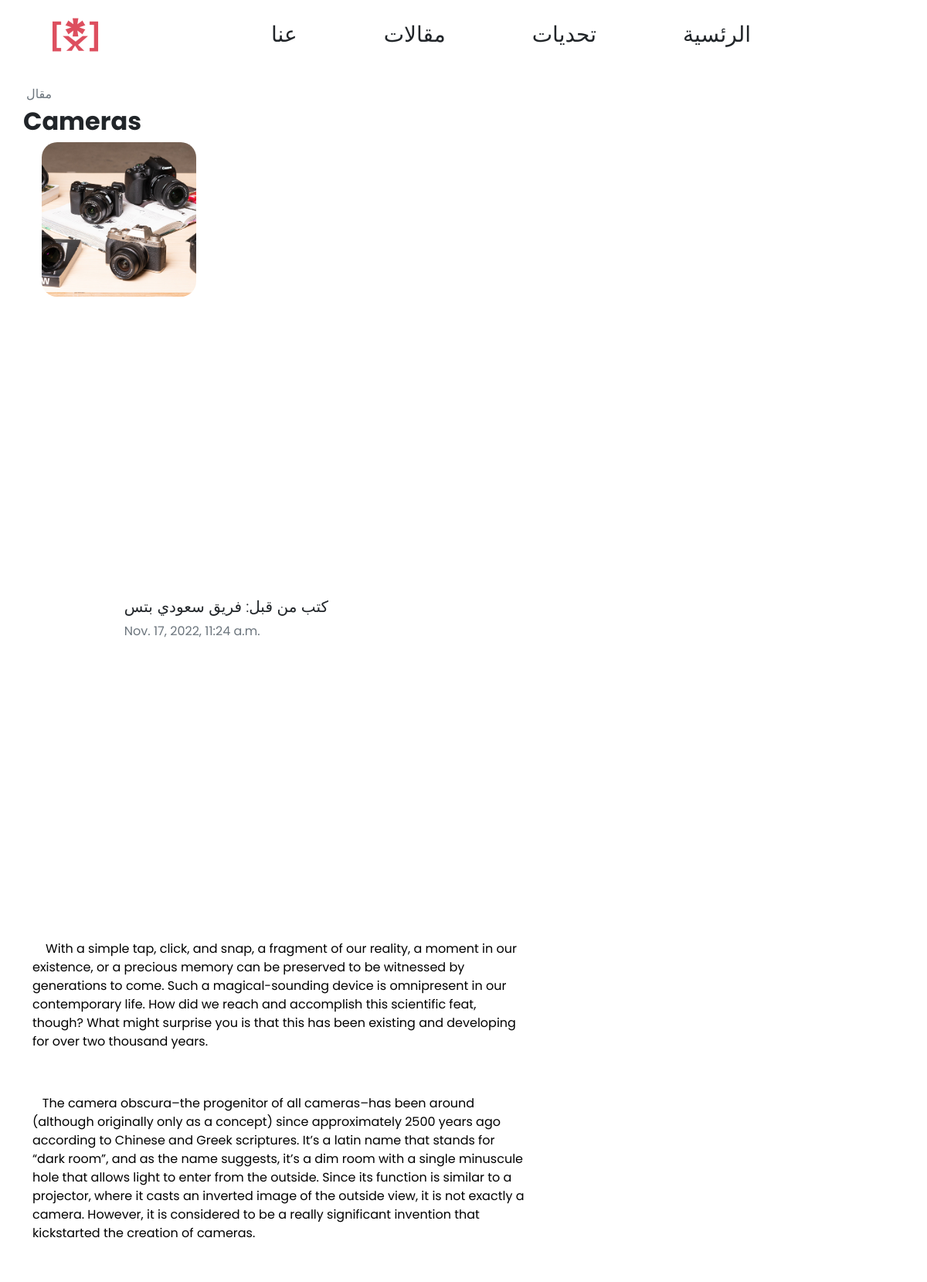
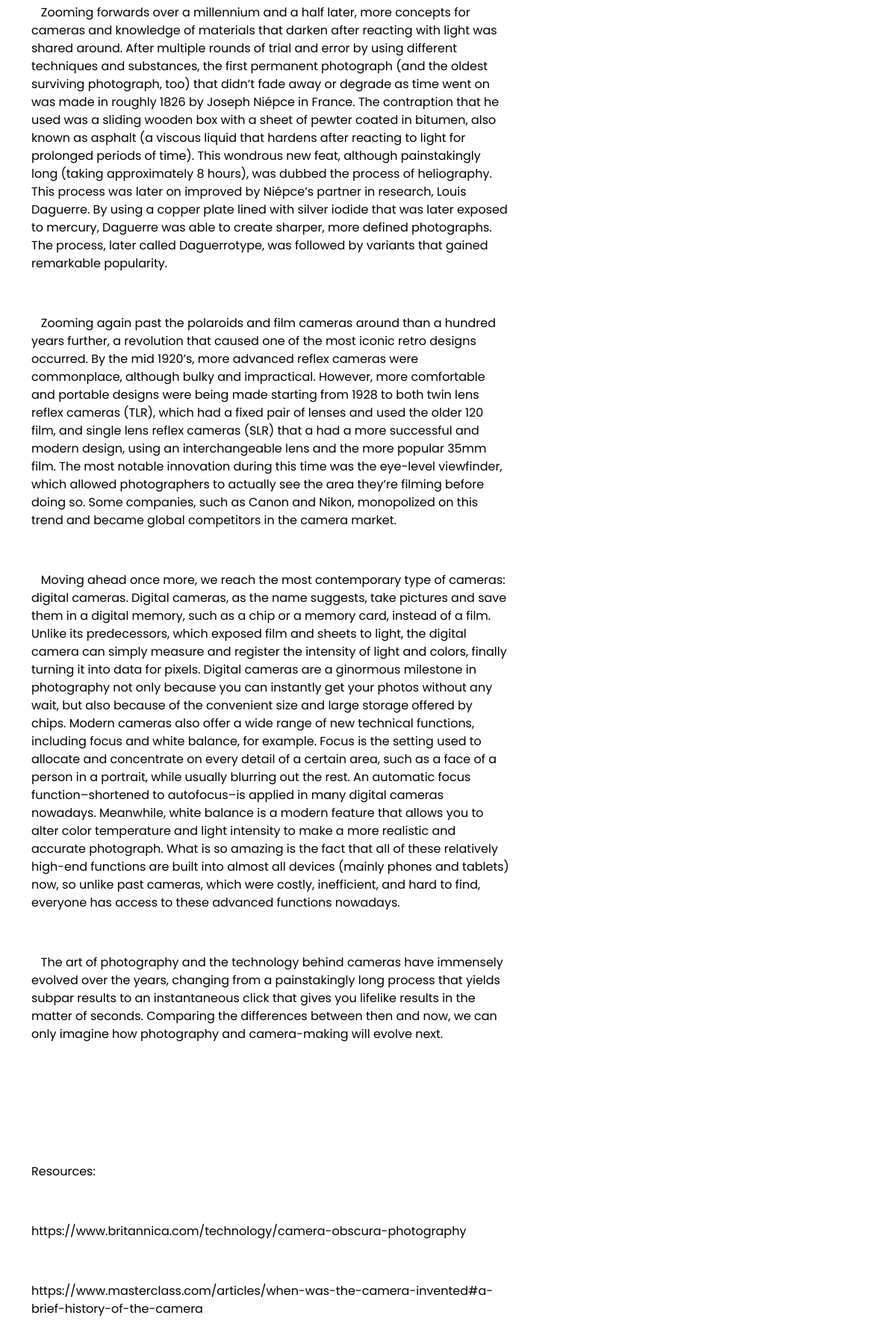
Screenshot of /3/ (upper part) with the database file from the repository (2 pictures, top to bottom).
### articles/models.py (models this page shows, shortened)
class Article(models.Model):
    title = models.CharField(max_length=255, unique=False)
    url = models.SlugField(max_length=255, unique=True)
    author = models.ForeignKey(User, on_delete= models.CASCADE,related_name='blog_posts')
    updated_on = models.DateTimeField(auto_now= True)
    content = RichTextField()
    image = models.ImageField(upload_to='images')
    created_on = models.DateTimeField(auto_now_add=True)
    status = models.IntegerField(choices=STATUS, default=0)
    class Meta:
        ordering = ['-created_on']

### articles/views.py (the view)
# urls.py: path('<slug:pk>/', views.ArticleDetail.as_view(), name='article_detail'),
class ArticleDetail (generic.DetailView):
    model = Article
    template_name = 'main/article_detail.html'

### articles/templates/main/article_detail.html (shortened to what this page needs)
<!DOCTYPE html>
{% load static %}
 {% block content %}
<html lang="en">
<head>
    <link rel="stylesheet" href=" {% static 'styles/style.css' %} ">
    <link rel="stylesheet" href=" {% static 'static/bootstrap.css' %} ">
</head>
<body>
    <section id="Navbar">
        <nav class="navbar navbar-expand-lg">
            <div class="container-fluid justify-content-around">
              <a class="navbar-brand ps-lg-5 ps-0 m-0" href="#"><img src=" {% static 'images/icon.ico' %} " alt="Saudi Bits Logo" style="width:75px; height: 64px;"></a>
                <div class="collapse navbar-collapse justify-content-around poppins" id="navbarNav">
                    <ul class="navbar-nav text-center fs-3">
                    <li class="nav-item mx-xl-5 mx-lg-2">
                        <a class="nav-link text-dark" aria-current="page" href="#">عنا</a>
                    </li>
                    <li class="nav-item mx-xl-5 mx-lg-2">
                        <a class="nav-link text-dark" aria-current="page" href="#">مقالات</a>
                    </li>
                    <li class="nav-item mx-xl-5 mx-lg-2">
                        <a class="nav-link text-dark" href="#">تحديات</a>
                    </li>
                    <li class="nav-item mx-xl-5 mx-lg-2">
                        <a class="nav-link text-dark" href="#">الرئسية</a>
                    </li>
                    </ul>
                </div>
            </div>
          </nav>
    </section>
    <section id="main-body" class="poppins mt-3 p-lg-0 p-3 text-lg-start text-center">
        <div class="container-lg">
            <div class="row justify-content-lg-between justify-content-center">
                <div id="article" class="col-lg-7 col-12 p-0">
                    <p class="lead fs-6 text-muted m-1">
                        مقال
                    </p>
                    <h2 class="fw-bold">
                        {% block title %} {{ object.title }} {% endblock title %}
                    </h2>
                    <div id="picture" class="container-fluid row mb-2 justify-content-lg-between justify-content-center mx-0">
                        <div class="col-10">
                        <img src="/static{{ article.image.url}} " class="connect" alt="..." style="border-radius: 10%; width: 200px; height: 200px; object-fit:cover;">
                        </div>
                    </div>
                    <div id="credit" class="container p-0 my-3">
                        <div id="auth" class="container p-0 m-0 row">
                            <p class="lead col-lg-8 my-auto ms-3 text-start">
                                كتب من قبل: فريق سعودي بتس
                                <br>
                                <b class="text-muted fs-6">{{ article.created_on }}</b>
                            </p>
                        </div>
                    </div>
                    <div id="textbody" class="container-sm">
                        <p class="lead fs-6">
                            {{ object.content | safe }}
                        </p>
                    </div>
                </div>
            </div>
        </div>
    </section>
        <br>
</body>
</html>
{% endblock content %}

### articles/static/styles/style.css (style rules this page uses)
.poppins { font-family: 'Poppins', sans-serif; }
html { height: 100%; }
body { margin: 0; min-height: 100%; display: flex; flex-direction: column; }
.container { display: flex; align-items: center; justify-content: center; height: 100vh; }

### rows the page displays
Article: title "Cameras", image (picture), created_on "Nov. 17, 2022, 11:24 a.m.", content "With a simple tap, click, and snap, a fragment of our reality, a moment in our existence, or a precious memory can be preserved to be witnessed by generations to come. Such a magical-sounding device is omnipresent in our contemporary life. How did we reach and accomplish this scientific feat, though? What might surprise you is that this has been existing and developing for over two thousand years. The camera obscura–the progenitor of all cameras–has been around (although originally only as a concept) since approximately 2500 years ago according to Chinese and Greek scriptures. It’s a latin name that stands for “dark room”, and as the name suggests, it’s a dim room with a single minuscule…"
